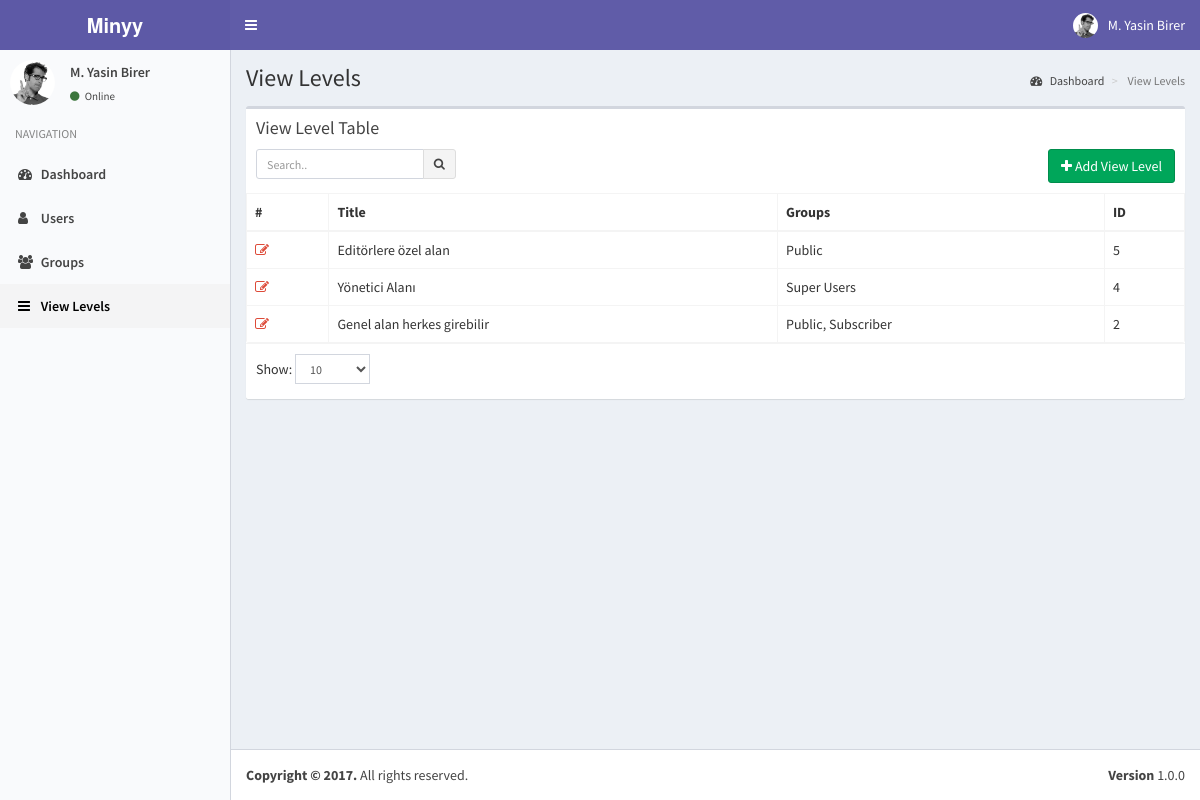
Page /index.php?controller=module&action=view_levels (signed in) on the committed database.
### tables this page shows
CREATE TABLE `view_levels` (
  `pk_view_level_id` int(11) NOT NULL,
  `title` varchar(100) NOT NULL,
  `groups` varchar(5120) DEFAULT NULL COMMENT 'JSON encoded access control.'
);

### helpers/view_helper.php (called while the page is built, shortened)
<?php
class ViewHelper
{
    public static function getView($viewFolder,$viewFile){
        Functions::requireFile('views/'.$viewFolder,$viewFile.'.php');
    }
}
?>

### controllers/view_levels_controller.php (called while the page is built, shortened)
<?php
class ViewLevelsController implements ModuleInterface
{
    public static function getList($params=array()) {
        $search_term=isset($_GET['search_term']) ? Functions::clearString($_GET['search_term']) : "";
        $order_by=isset($_GET['order_by']) && !empty($_GET['order_by']) ? strtolower(Functions::clearString($_GET['order_by'])) : "id";
        $order_dir=isset($_GET['order_dir']) && !empty($_GET['order_dir']) ? strtolower(Functions::clearString($_GET['order_dir'])) : "desc";
        $limit=isset($_GET['limit']) && !empty($_GET['limit']) ? (int) Functions::clearString($_GET['limit']) : 20;
        $page=isset($_GET['page']) && !empty($_GET['page']) ? (int) Functions::clearString($_GET['page']) : 1;
        $offset=($page-1)*$limit;
        $params=[
            "search_term"=>$search_term,
            "order_by"=>$order_by,
            "order_dir"=>$order_dir,
            "limit"=>$limit,
            "offset"=>$offset
        ];
        $objList = ViewLevels::getObjList($params);
        $gparams=[
            "search_term"=>"",
            "order_by"=>"name",
            "order_dir"=>"asc",
            "limit"=>"1000",
            "offset"=>"0"
        ];
        $groupList= UserGroups::getObjList($gparams);
        ViewHelper::getView('view_levels','view_levels');
    }
}
?>

### index.php (called while the page is built, shortened)
<?php
require_once('helpers/view_helper.php');
require_once('helpers/functions_helper.php');
require_once('models/user_groups_model.php');
require_once('models/view_levels_model.php');
require_once('routes.php');

### models/view_levels_model.php (called while the page is built, shortened)
<?php
class ViewLevels implements DatabaseObject {
    public function __construct($pk_view_level_id,$title,$groups){
        $this->pk_view_level_id=$pk_view_level_id;
        $this->title=$title;
    }
    public static function getObjList($params){
        $list = [];
        $order_dirs=array("desc","asc");
        $key=array_search($params["order_dir"],$order_dirs);
        $order_dir=$order_dirs[($key) ? $key : 0];
        $order_columns=array("pk_view_level_id", "title");
        $key=array_search($params["order_by"],$order_columns);
        $order_by=$order_columns[($key) ? $key : 0];
        $limit=$params["limit"] ? $params["limit"] : "20";
        $offset=$params["offset"] ? $params["offset"] : "0";
        $query="SELECT * FROM view_levels";
        $query.=" ORDER BY $order_by $order_dir LIMIT :offset , :limit";
        $db = Db::getInstance();
        $req = $db->prepare($query);
        $req->bindValue(':limit', intval($limit), PDO::PARAM_INT);
        $req->bindValue(':offset', intval($offset), PDO::PARAM_INT);
        $req->execute();
        foreach($req->fetchAll() as $obj) {
            $list[] = new ViewLevels( $obj['pk_view_level_id'],
                                $obj['title'],
                                $obj['groups']);
        }
        return $list;
    }
}

### models/user_groups_model.php (called while the page is built, shortened)
<?php
class UserGroups implements DatabaseObject {
    public function __construct($pk_group_id,$name){
        $this->name=$name;
    }
    public static function getObjList($params){
        $list = [];
        $order_dirs=array("desc","asc");
        $key=array_search($params["order_dir"],$order_dirs);
        $order_dir=$order_dirs[($key) ? $key : 0];
        $order_columns=array("pk_group_id", "name");
        $key=array_search($params["order_by"],$order_columns);
        $order_by=$order_columns[($key) ? $key : 0];
        $limit=$params["limit"] ? $params["limit"] : "20";
        $offset=$params["offset"] ? $params["offset"] : "0";
        $query="SELECT * FROM user_groups";
        $query.=" ORDER BY $order_by $order_dir LIMIT :offset , :limit";
        $db = Db::getInstance();
        $req = $db->prepare($query);
        $req->bindValue(':limit', intval($limit), PDO::PARAM_INT);
        $req->bindValue(':offset', intval($offset), PDO::PARAM_INT);
        $req->execute();
        foreach($req->fetchAll() as $obj) {
            $list[] = new UserGroups( $obj['pk_group_id'],
                                $obj['name']);
        }
        return $list;
    }
}

### views/view_levels/view_levels.php (the view, shortened to what this page needs)
<?php
    global $objList;
    global $params;
    global $groupList;
?>
<section class="content-header">
    <h1>
    </h1>
    <ol class="breadcrumb">
    <li><a href="index.php"><i class="fa fa-dashboard"></i> <?php T::__("Dashboard"); ?></a></li>
    <li class="active"> <?php T::__("View Levels"); ?></li>
    </ol>
</section>
<section class="content">
    <div class="row">
    <div class="col-xs-12">
        <div class="box">
        <div class="box-header">
            <h3 class="box-title"><?php T::__("View Level Table"); ?></h3>
            <div class="box-toolbox">
            <form id="search-form">
            <div class="input-group input-group-sm pull-left search-form">
                <input type="text" name="table_search" class="form-control pull-right" placeholder="<?php T::__("Search.."); ?>" <?php echo !empty(Functions::getUrlVariableValue("search_term")) ? "value='".htmlspecialchars(urldecode(Functions::getUrlVariableValue("search_term")))."'" : ""; ?> />
                <div class="input-group-btn">
                <button type="submit" class="btn btn-default"><i class="fa fa-search"></i></button>
                </div>
            </div>
            </form>
            <button type="button" data-toggle="openModal" data-target="#addViewLevelModal" class="btn btn-success pull-right">
                <i class="fa fa-plus"></i> <?php T::__("Add View Level"); ?>
            </button>
            </div>
        </div>
        <div class="box-body table-responsive no-padding">
            <table class="table table-hover table-bordered">
            <thead>
                <tr>
                    <th>#</th>
                    <th><?php T::__("Title"); ?></th>
                    <th><?php T::__("Groups"); ?></th>
                    <th><?php T::__("ID"); ?></th>
                </tr>
            </thead>
            <tbody>
            <?php $i=$params['offset']+1; foreach($objList as $user): ?>
            <tr data-id="<?php echo $user->pk_view_level_id; ?>">
                <td><a data-toggle="tooltip" title="Düzenle" class="text-red" href="index.php?controller=module&action=view_levels&do=edit&id=<?php echo $user->pk_view_level_id; ?>"><i class="fa fa-edit"></i></a></td>
                <td class="has-link"><?php echo $user->title; ?></td>
                <td class="has-link">
                    <?php
                        $grpstr=[];
                        $userGroups=json_decode($user->groups);
                        foreach($groupList as $groupObj){
                            if(in_array($groupObj->pk_group_id,$userGroups)){
                                $grpstr[]=$groupObj->name;
                            }
                        }
                        echo implode(", ",$grpstr);
                    ?>
                </td>
                <td class="has-link"><?php echo $user->pk_view_level_id; ?></td>
            </tr>
            <?php endforeach; ?>
            </tbody></table>
        </div>
        <div class="box-footer clearfix">
            <div class="table-length dataTables_length pull-left">
                <label><?php T::__("Show:"); ?>
                    <select name="limit" class="form-control input-sm">
                    <option value="10" <?php echo Functions::getUrlVariableValue("limit")=="10" ? "selected" : ""; ?>>10</option>
                    </select>
                </label>
            </div>
        </div>
        </div>
    </div>
    </div>
</section>

### assets/css/style.css (style rules this page uses)
.box-toolbox::after { display: block; clear: both; content: ""; }
.box-toolbox .search-form { max-width: 200px; }
.box-toolbox { margin-top: 10px; }

### rows in the picture
view_levels: title "Editörlere özel alan", grpstr "Public", pk_view_level_id "5"
view_levels: title "Yönetici Alanı", grpstr "Super Users", pk_view_level_id "4"
view_levels: title "Genel alan herkes girebilir", grpstr "Public, Subscriber", pk_view_level_id "2"

### other values in the picture
$_SESSION['fullname'] "M. Yasin Birer"
$text "Online NAVIGATION Dashboard Users Groups View Levels View Levels Dashboard View Levels View Level Table Add View Level Title Groups ID Show:"
